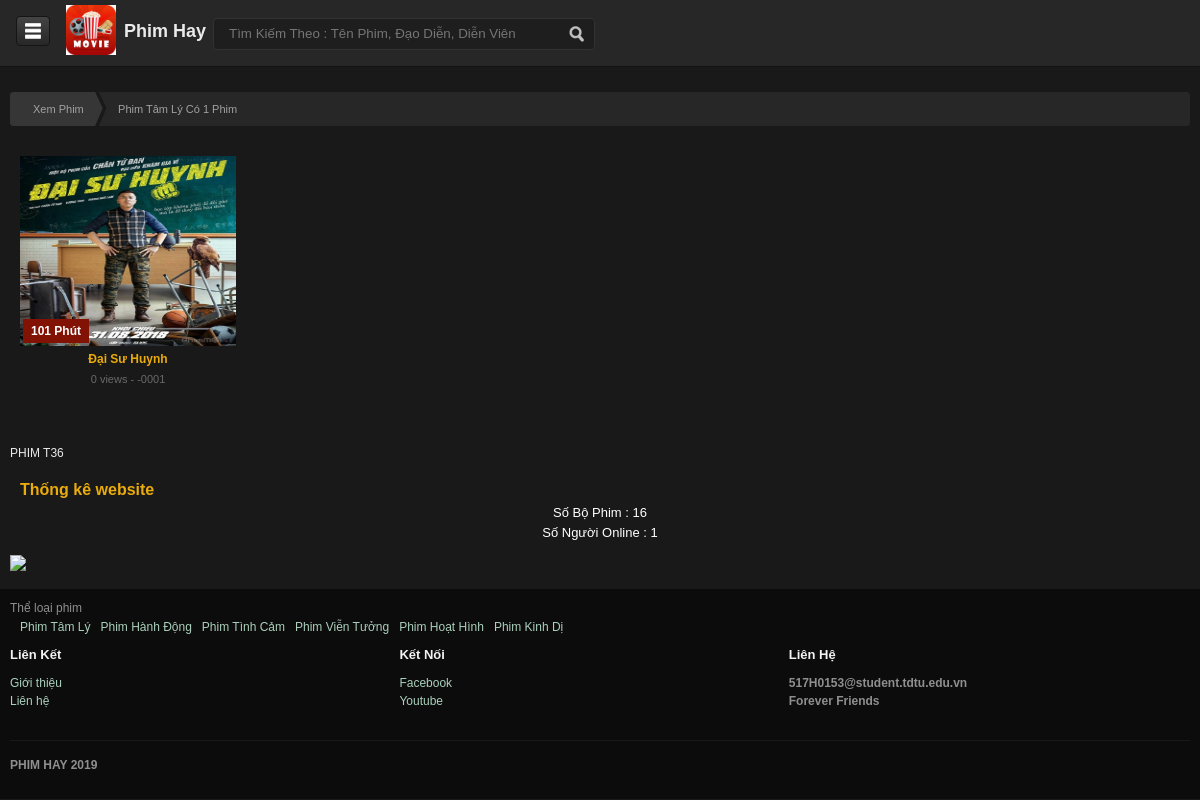
/the-loai.php?id=1, run on the app's committed database.
### tables this page shows
CREATE TABLE `theloai` (
  `id` int(11) NOT NULL,
  `theloai` text NOT NULL
);

CREATE TABLE `phim` (
  `id` int(11) NOT NULL,
  `tenphim` text NOT NULL,
  `anhminhhoa` text NOT NULL,
  `dienvien` text NOT NULL,
  `thongtinphim` text NOT NULL,
  `theloai` text NOT NULL,
  `daodien` text NOT NULL,
  `thoiluongphim` text NOT NULL,
  `namsanxuat` date NOT NULL,
  `noisanxuat` text NOT NULL,
  `tags` text NOT NULL,
  `soluotxem` int(11) NOT NULL,
  `trailer` text NOT NULL
);

### the-loai.php (the view, shortened to what this page needs)
<?php require('blocks/head.php'); ?>
<body>
<?php require('blocks/header.php'); ?>
<?php
$id = $_GET["id"];
$result = $conn->query("select count(phim.id) as total,theloai.theloai as theloai from phim,theloai where phim.theloai=theloai.id and theloai.id='$id'");
$row = mysqli_fetch_assoc($result);
$total_records = $row['total'];
$theloai = $row['theloai'];
$config = array(
    'current_page' => isset($_GET['page']) ? $_GET['page'] : 1,
    'total_record' => $total_records,
    'limit' => 8,
    'link_full' => 'the-loai.php?page={page}&id=' .$id,
    'link_first' => 'the-loai.php?id=' .$id,
    'range' => 5
);
$paging = new Pagination();
$paging->init($config);
$start = $paging->_config['start'];
$limit = $paging->_config['limit'];
$sql = "select * from phim where theloai='$id' limit $start,$limit";
$result = $conn->query($sql);
?>
<div class="wrapper home container">
    <div class="main">
        <div class="widget update">
            <div class="breadcrumb">
                <div class="item">
                    <a href="/phimhay/" title="Xem phim" itemprop="url"><span itemprop="title">Xem Phim</span></a>
                </div>
                <h1 class="item last-child">
                    <a title="" itemprop="url"><span title="" itemprop="title"><?php echo $theloai ?>
                            Có <?php echo $total_records; ?> Phim</span></a>
                </h1>
            </div>
            <div class="widget-body">
                <ul class="list-film">
                    <?php while ($row = mysqli_fetch_assoc($result)) { ?>
                        <li>
                            <div class="poster">
                                <a title="<?php echo $row["tenphim"] ?>"
                                   href="/phimhay/thong-tin-phim.php?id=<?php echo $row["id"] ?>">
                                    <img alt="<?php echo $row["tenphim"] ?>"
                                         src="/phimhay/images/<?php echo $row["anhminhhoa"] ?>">
                                </a>
                                <div class="status"><?php echo $row["thoiluongphim"] ?></div>
                            </div>
                            <div class="name">
                                <h4>
                                    <a title="<?php echo $row["tenphim"] ?>"
                                       href="/phimhay/thong-tin-phim.php?id=<?php echo $row["id"] ?>"><?php echo $row["tenphim"] ?></a>
                                </h4>
                                <dfn><?php echo $row["soluotxem"] ?> views
                                    - <?php echo date('Y', strtotime($row['namsanxuat'])); ?></dfn>
                            </div>
                        </li>
                        <?php
                    }
                    echo '</ul>';
                    ?>
            </div>
        </div>
    </div>
    <div class="sidebar">
        <?php require('blocks/sidebar.php'); ?>
    </div>
</div>
<?php require('blocks/footer.php'); ?>
<link href="/phimhay/css/paging.css" rel="stylesheet">

### blocks/footer.php (shortened to what this page needs)
<div id="footer">
    <div class="container">
        <div class="row">
            <div class="left">
                <div class="widget-title">
                    <div class="title">Thể loại phim</div>
                </div>
                <div class="widget-body">
                    <ul>
                        <?php
                        $result = $conn->query("select * from theloai");
                        while ($row = mysqli_fetch_assoc($result)) {
                            ?>
                            <li><h3><a href="/phimhay/the-loai.php?id=<?php echo $row["id"] ?>"
                                       title="<?php echo $row["theloai"] ?>"><?php echo $row["theloai"] ?></a></h3></li>
                        <?php } ?>
                    </ul>
                </div>
            </div>
            <div class="right">
                <ul class="column-links">
                    <h5>Liên Kết</h5>
                    <ul>
                        <li><a href="/phimhay/gioi-thieu.php">Giới thiệu</a></li>
                        <li><a href="/phimhay/lien-he.php">Liên hệ</a></li>
                    </ul>
                </ul>
                <ul class="column-links">
                    <h5>Kết Nối</h5>
                    <ul>
                        <ul>
                            <li><a href="https://www.facebook.com" title="facebook">Facebook</a></li>
                            <li><a href="https://www.youtube.com" title="youtube">Youtube</a></li>
                        </ul>
                    </ul>
                </ul>
                <ul class="column-links">
                    <h5>Liên Hệ</h5>
                    <ul>
						<li><b Cao Minh Phát 517H0153 </b></li>
                        <li>517H0153@student.tdtu.edu.vn</li>
						 <li>Forever Friends</li>
                    </ul>
                </ul>
            </div>
        </div>
        <div class="links">
            <div class="powered">PHIM HAY 2019</div>
        </div>
    </div>
</div>
</body>
</html>

### assets/css/main.css (style rules this page uses)
#footer h5 { font-size: 13px; color: #F2F2F2; font-weight: bold; }
#footer ul.column-links ul { margin-top: 10px; }

### data on the page
theloai: theloai "Phim Tâm Lý"
phim: anhminhhoa (picture), thoiluongphim "101 Phút", tenphim "Đại Sư Huynh", soluotxem "0", namsanxuat "-0001"
theloai: theloai "Phim Hành Động"
theloai: theloai "Phim Tình Cảm"
theloai: theloai "Phim Viễn Tưởng"
theloai: theloai "Phim Hoạt Hình"
theloai: theloai "Phim Kinh Dị"

### other printed values
$total_records "1"
$total_phim "16"
$user "1"
